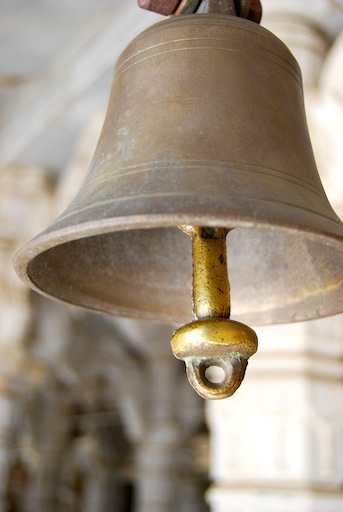
#> input picture bell.jpg, 343 x 512 px; the run also reads 1 picture not shown here
$ jupyter execute 'Ques 4.ipynb'
#> lines starting #> are read from the running program, lines starting #| are printed output that depends on the picture
# Question 4

[cell 1]
import numpy as np
import matplotlib.pyplot as plt
import cv2

[cell 2]
plt.rcParams["figure.figsize"] = (20,20)

[cell 3]
def convolve(img,kernel):
    k_size=kernel.shape
    i_size=img.shape
    img1=np.zeros((i_size[0],i_size[1]))
    image_padded = np.zeros((i_size[0] + k_size[0], i_size[1] + k_size[0]))
    image_padded[int(k_size[0]/2):-1*int(k_size[0]/2)-1, int(k_size[0]/2):-1*int(k_size[0]/2)-1] = img
    for i in range(i_size[0]):
        for j in range(i_size[1]):
            temp=np.multiply(kernel,image_padded[i:i+k_size[0],j:j+k_size[0]])
            img1[i,j]=temp.sum()

    #Normalizing output
    img1=img1/kernel.sum()
    img1=np.round(img1)
    img1=np.clip(img1,0,255)
    return img1

[cell 4]
def convolve_colour(img,kernel):
    img1=img.copy()
    img1[:,:,0]=convolve(img[:,:,0],kernel)
    img1[:,:,1]=convolve(img[:,:,1],kernel)
    img1[:,:,2]=convolve(img[:,:,2],kernel)

    return img1

[cell 5]
def highboostfiltering(img,window_size,weight_factor):
    half=int(window_size/2)
    ##Creating all pass filter with the given weight factor
    w_all_pass=np.zeros((window_size,window_size))
    w_all_pass[half][half]=weight_factor
    ##Creating high pass filter will all center element of kernel as window size -1 and rest all elements as -1
    w_high_pass=np.ones((window_size,window_size))
    w_high_pass=w_high_pass*(-1);
    w_high_pass[half][half]=(window_size)**2-1

    kernel=w_all_pass+w_high_pass


    #Convolving with corresponding high boost kernel gives required output
    return convolve_colour(img,kernel)

[cell 6]
bell_img=cv2.imread('bell.jpg',cv2.IMREAD_COLOR)
#> bell_img is the input picture: shape (512, 343, 3); mean B, G, R 129.7, 145.6, 158.7
bell_img = cv2.cvtColor(bell_img, cv2.COLOR_BGR2RGB)
op1=highboostfiltering(bell_img,3,9)
#> after the loop in convolve (call 3), `for i in range(i_size[0]):`:
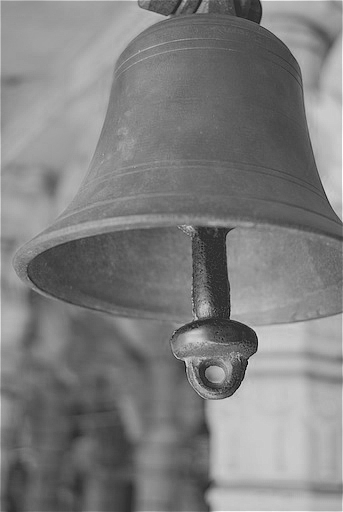
#> img1: shape (512, 343) float64; min -723, max 3070, mean 1172; drawn with min black and max white
op2=highboostfiltering(bell_img,5,9)
#> in convolve (call 5), `image_padded[int(k_size[0]/2):-1*int(k_size[0]/2)-1, int(k_size[0]/2):..`:
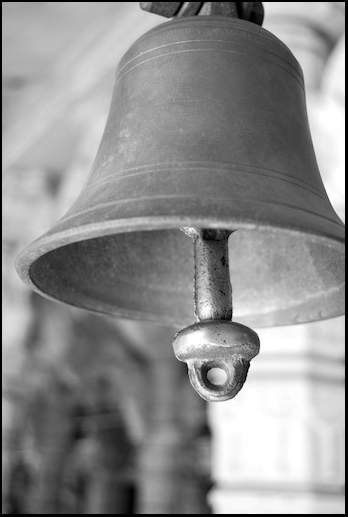
#> image_padded: shape (517, 348) float64; min 0, max 255, mean 142.1
#> in convolve (call 6), `image_padded[int(k_size[0]/2):-1*int(k_size[0]/2)-1, int(k_size[0]/2):..`:
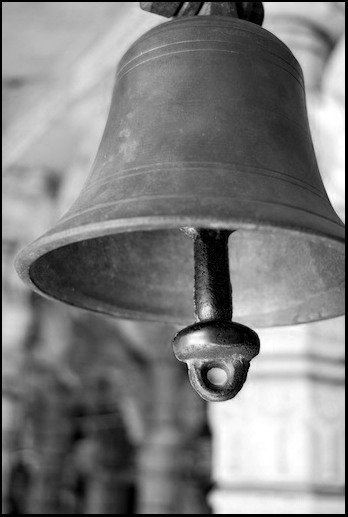
#> image_padded: shape (517, 348) float64; min 0, max 255, mean 126.6
#> after the loop in convolve (call 6), `for i in range(i_size[0]):`:
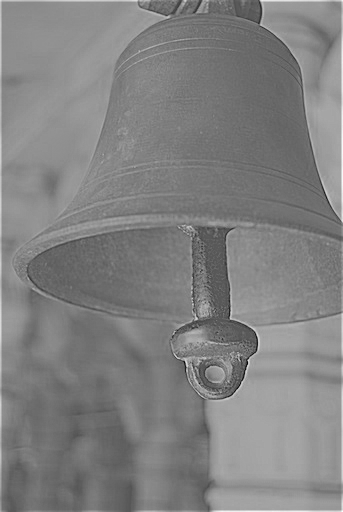
#> img1: shape (512, 343) float64; min -2783, max 5042, mean 1190.3; drawn with min black and max white
#> in convolve_colour (call 2), `img1[:,:,2]=convolve(img[:,:,2],kernel)`:
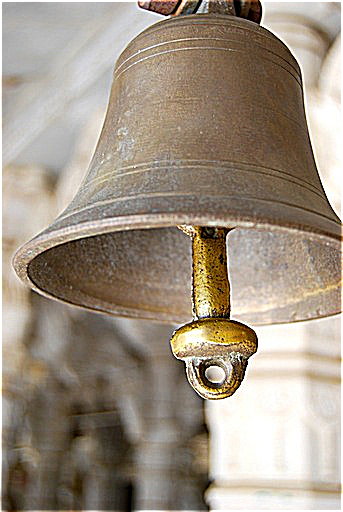
#> img1: shape (512, 343, 3); mean R, G, B 159.4, 146.6, 131.3
plt.subplot(1,3,1)
plt.imshow(bell_img,cmap='gray')
plt.title("Input Image")
plt.subplot(1,3,2)
plt.imshow(op1.astype('uint8'))
plt.title("Output with weight=11 and window size=3")
plt.subplot(1,3,3)
plt.imshow(op2.astype('uint8'))
plt.title("Output with weight=5 and window size=5")
plt.show()

## Part 2 :Applying high boost on sample images

[cell 7]
a=cv2.imread('duck.jpg',cv2.IMREAD_COLOR)
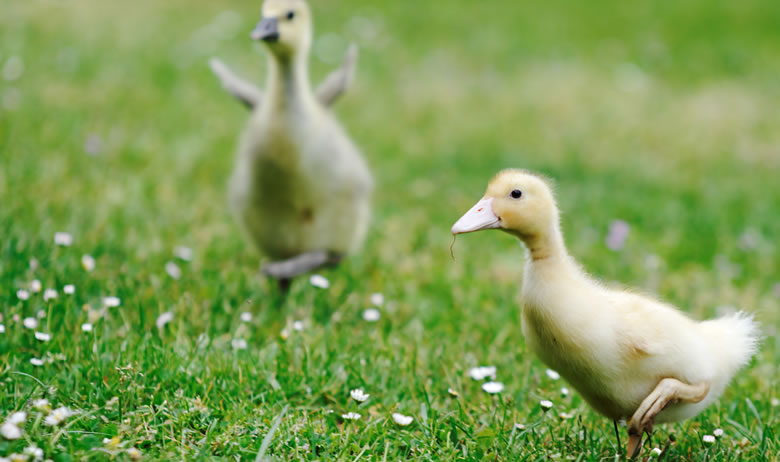
#> input picture duck.jpg, 780 x 462 px
#> a is the input picture: shape (462, 780, 3); mean B, G, R 87.6, 156.9, 128.7
a = cv2.cvtColor(a, cv2.COLOR_BGR2RGB)
op1=highboostfiltering(a,3,12)
#> in convolve (call 7), `image_padded[int(k_size[0]/2):-1*int(k_size[0]/2)-1, int(k_size[0]/2):..`:
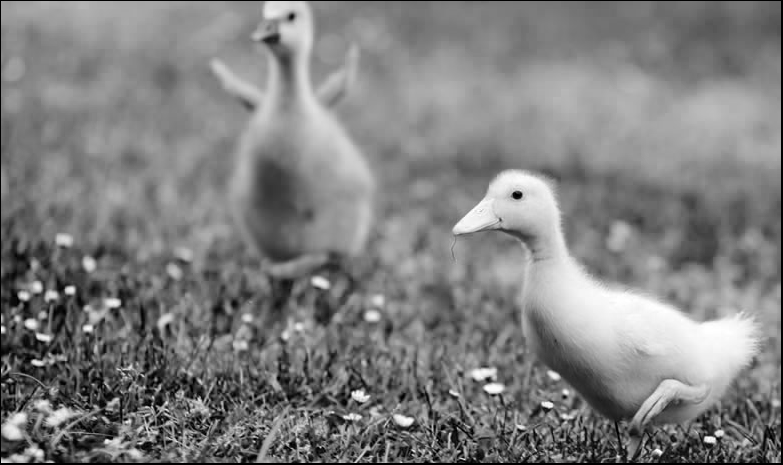
#> image_padded: shape (465, 783) float64; min 0, max 255, mean 127.3
#> after the loop in convolve (call 7), `for i in range(i_size[0]):`:
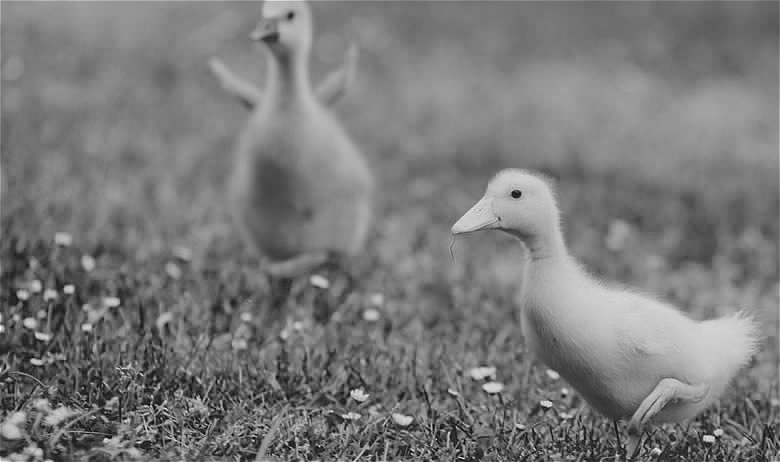
#> img1: shape (462, 780) float64; min -550, max 3830, mean 1546.3; drawn with min black and max white
#> in convolve (call 7), `img1=np.clip(img1,0,255)`:
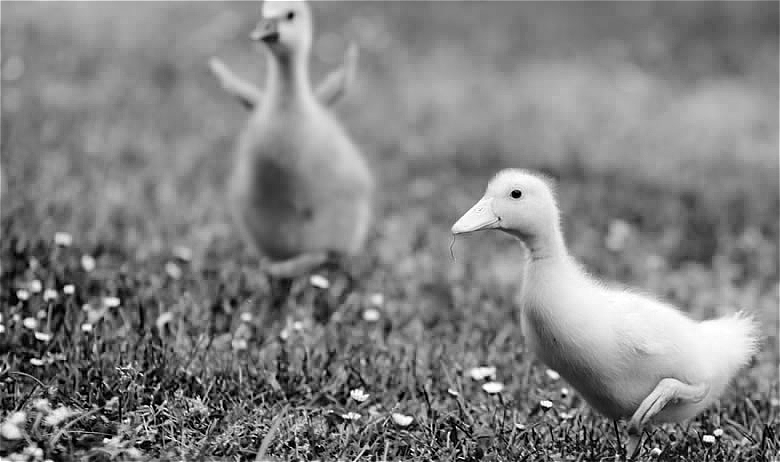
#> img1: shape (462, 780) float64; min 0, max 255, mean 128.9
#> in convolve (call 8), `image_padded[int(k_size[0]/2):-1*int(k_size[0]/2)-1, int(k_size[0]/2):..`:
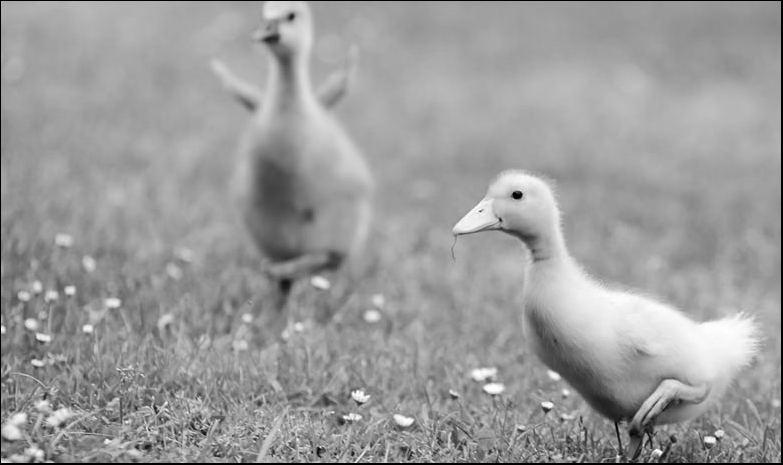
#> image_padded: shape (465, 783) float64; min 0, max 255, mean 155.3
op2=highboostfiltering(a,5,5)
plt.subplot(1,3,1)
plt.imshow(a,cmap='gray')
plt.title("Input Image")
plt.subplot(1,3,2)
plt.imshow(op1.astype('uint8'))
plt.title("Output with weight=12 and window size=3")
plt.subplot(1,3,3)
plt.imshow(op2.astype('uint8'))
plt.title("Output with weight=5 and window size=5")
plt.show()

[cell 8]
b=cv2.imread('feather.jpg',cv2.IMREAD_COLOR)
b = cv2.cvtColor(b, cv2.COLOR_BGR2RGB)
op1=highboostfiltering(b,3,9)
op2=highboostfiltering(b,5,9)
